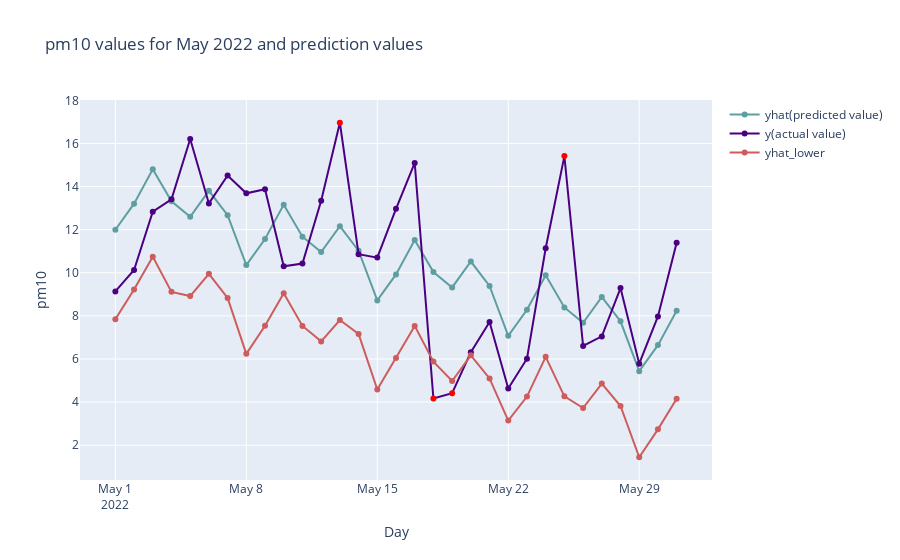

Notebook source saved alongside this figure:
### Code cell
# lower bound of predicted value
fig.add_trace(go.Scatter(
    x=group_by_df['day'],
    y=cmp_df['yhat_lower'],
    name='yhat_lower',
    mode='lines+markers',
    line=dict(
        color='rgb(205,92,92)'),
    marker=dict(
        color='rgb(205,92,92)')

))
